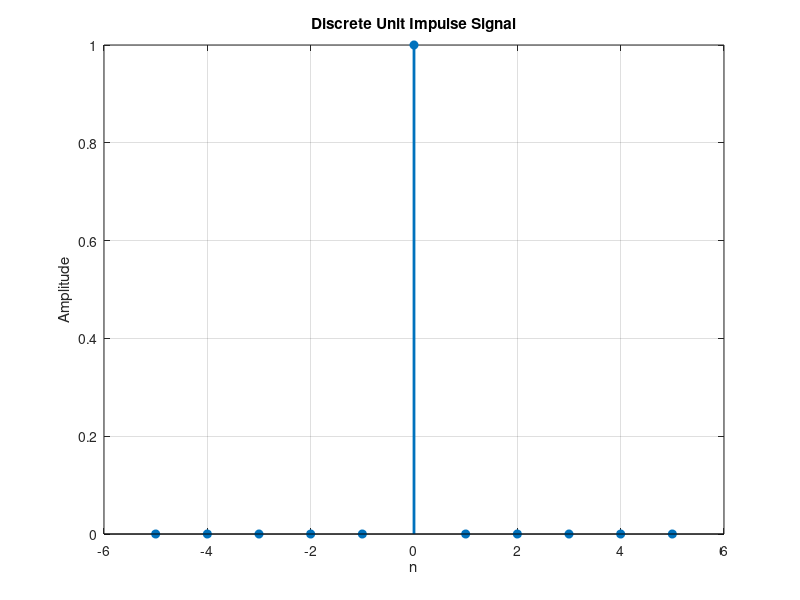

The MATLAB script that drew this image:
% Discrete Unit Impulse Signal
n = -5:5;              % Define the range of values for n
x = (n == 0);          % Unit impulse signal
stem(n, x, 'filled', 'LineWidth', 2);
xlabel('n');
ylabel('Amplitude');
title('Discrete Unit Impulse Signal');
grid on;